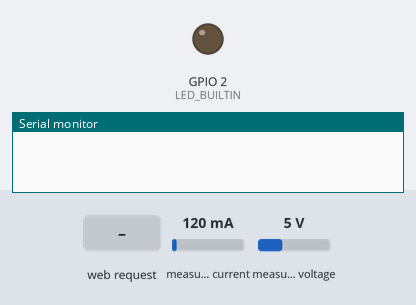
A sketch run on a simulated ESP32. On the bench: output pins drawn as LEDs (lit = HIGH), the last lines printed to the serial monitor. The inputs (shaded band) are chosen by the test bench; at power-on: measured current 120 mA, measured voltage 5 V. WiFi joins after 1.5 s; servers stay silent unless stated; a WiFi scan finds three made-up networks.

Above: at 0.0 s.
At 7.7 s:
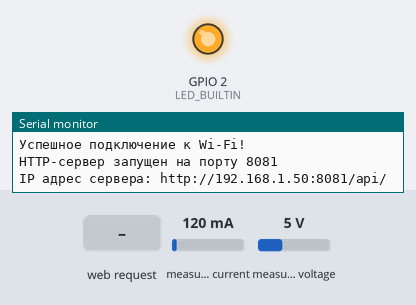
7.8 s: HTTP request GET /api/get-info received
Timing chart, 0 to 10.8 s (numbered marks = the images above; inputs shaded):
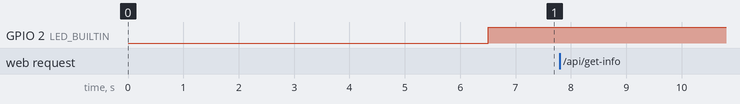

The sketch:

backend.ino
```cpp
#include <WiFi.h>
#include <WebServer.h>
#include <Wire.h>
#include <Adafruit_INA219.h>

#define LED_BUILTIN T2

// Задай здесь свои данные сети
const char* ssid = "TP-Link_4EA9";
const char* password = "35814610";
bool isConnected = false;
bool sensorFound = false;

// Датчик температуры
const int adcPin = 34; // GPIO34 (ADC1_6)
const float R_fixed = 10000.0; // постоянный резистор (10 кОм)
const float Vcc = 3.3;
const float Beta = 3950.0;
const float R0 = 33100.0; // сопротивление при 25°C по текущим данным
const float T0_K = 298.15;

// Запускаем сервер на порту 8081
WebServer server(8081);

// Инициализируем датчик INA219
Adafruit_INA219 ina219;

// === Обработчики маршрутов ===

// Обработка CORS
void handleCORS() {
  server.sendHeader("Access-Control-Allow-Origin", "*");
  server.sendHeader("Access-Control-Allow-Methods", "GET, POST, OPTIONS");
  server.sendHeader("Access-Control-Allow-Headers", "Content-Type");
}


// ===== Обёртка =====
using HandlerFunc = std::function<void()>;

HandlerFunc withCORS(HandlerFunc handler) {
  return [handler]() {
    handleCORS();
    handler();
  };
}


// API "/api/ping" - проверка подключения к серверу
void handleRoot() {
  server.send(200, "application/json", "\"pong\"");
}

// API "/api/getInfo" - получение данных
void handleGetInfo() {
  static bool ina219Available = false;

  if (!ina219Available) {
    ina219Available = ina219.begin();  // Инициализируем датчик
  }

  String json = "{";

  if (ina219Available) {
    float busVoltage = ina219.getBusVoltage_V();
    float current_mA = ina219.getCurrent_mA();
    float power_mW = ina219.getPower_mW();

    json += "\"voltage\":" + String(busVoltage, 2) + ",";
    json += "\"current\":" + String(current_mA, 1) + ",";
    json += "\"power\":" + String(power_mW, 1) + ",";

    Serial.print("Напряжение (шина): ");
    Serial.print(busVoltage);
    Serial.println(" В");

    Serial.print("Ток: ");
    Serial.print(current_mA);
    Serial.println(" мА");

    Serial.print("Мощность: ");
    Serial.print(power_mW);
    Serial.println(" мВт");

    delay(3000);
  } else {
    json += "\"voltage\":1.0,";
    json += "\"current\":2.0,";
    json += "\"power\":3.0,";
  }

  // Измерение температуры

  int adcValue = analogRead(adcPin);
  float voltage = (adcValue / 4095.0) * Vcc;
  float Rt = (voltage * R_fixed) / (Vcc - voltage);

  float tempK = 1.0 / (1.0 / T0_K + (1.0 / Beta) * log(Rt / R0));
  float tempC = tempK - 273.15;

  Serial.print("Температура: ");
  Serial.print(tempC);
  Serial.println(" С");
  Serial.println("-------------------------");

  json += "\"temperature\":" + String(tempC, 2);

  json += "}";
  server.send(200, "application/json", json);
}


// === Функция подключения к Wi-Fi ===
void connectToWiFi() {
  WiFi.mode(WIFI_STA);
  WiFi.disconnect(true);
  delay(1000);

  WiFi.scanNetworks();
  delay(1000);

  Serial.println("Попытка подключения к Wi-Fi...");
  WiFi.begin(ssid, password);

  unsigned long startAttemptTime = millis();
  const unsigned long wifiTimeout = 20000;

  while (WiFi.status() != WL_CONNECTED && millis() - startAttemptTime < wifiTimeout) {
    delay(500);
  }

  if (WiFi.status() == WL_CONNECTED) {
    Serial.println("Успешное подключение к Wi-Fi!");
  } else {
    Serial.println("Ошибка подключения: таймаут.");
  }
}


// === Обработчик реконекта ===
void handleReconnect() {
  Serial.println("Wi-Fi не подключен. Сканирование доступных сетей...");

  delay(40000); // Ждем перед повторным сканом
  int n = WiFi.scanNetworks();
  Serial.println("Сети найдены: " + String(n));

  for (int i = 0; i < n; ++i) {
    Serial.print(i + 1);
    Serial.print(": ");
    Serial.print(WiFi.SSID(i));
    Serial.print(" (уровень сигнала: ");
    Serial.print(WiFi.RSSI(i));
    Serial.println(" dBm)");
  }

  connectToWiFi();
}


void setup() {
  pinMode(LED_BUILTIN, OUTPUT);
  Serial.begin(115200);
  delay(1000);

  connectToWiFi();

  // === Настройка сервера ===
  server.on("/api/ping", withCORS(handleRoot));
  server.on("/api/get-info", withCORS(handleGetInfo));

  server.begin();
  Serial.println("HTTP-сервер запущен на порту 8081");
}


void loop() {
  if (WiFi.status() != WL_CONNECTED) {
    digitalWrite(LED_BUILTIN, LOW);
    handleReconnect();
    isConnected = false;
  } else {
    if (!isConnected) {
        digitalWrite(LED_BUILTIN, HIGH);

        Serial.print("IP адрес сервера: http://");
        Serial.print(WiFi.localIP());
        Serial.println(":8081/api/");

        isConnected = true;
      }

    server.handleClient(); // обрабатываем входящие запросы
    delay(1000);
  }
}
```
